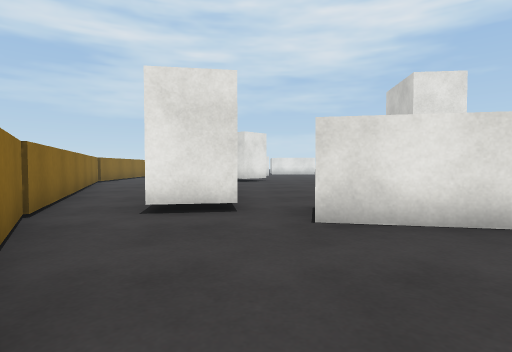
View 1 (above)

24 first-person views from a walk through a scene from a Unity 3-D project. The camera is 0.72 m above the floor, tilts 2° down and sees 80° across. The floor is counted in squares, 1 m on a side. Each view is taken from the middle of a square. On the plan, view 1 faces up. The plan holds only what a view shows up to about 10 squares ahead; the rest is blank. The place goes on beyond the plan. The player character is not drawn. Surface patterns are stand-ins for the level's own textures.

View 2
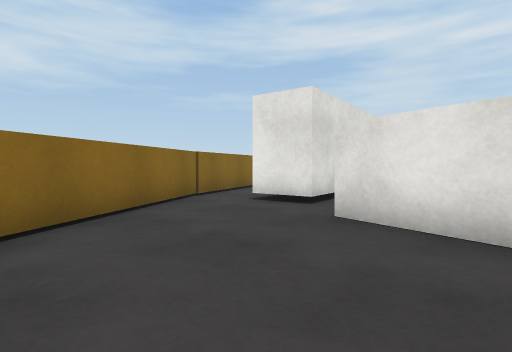

View 3
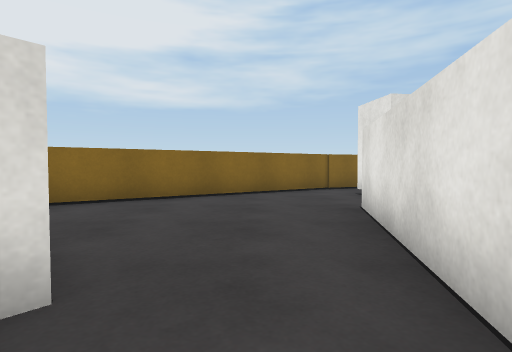

View 4
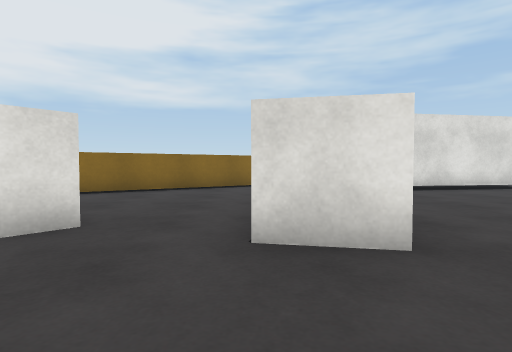

View 5
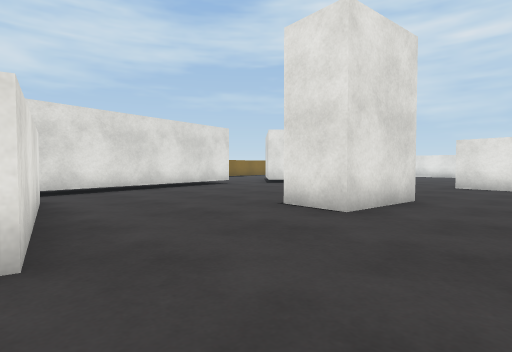

View 6
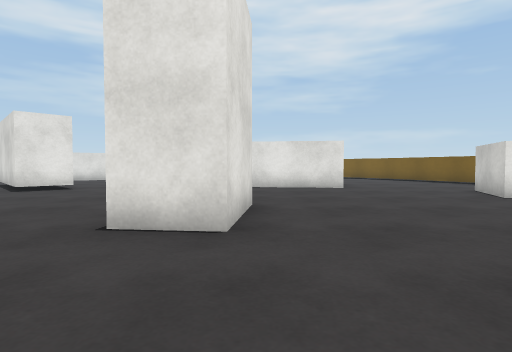

View 7
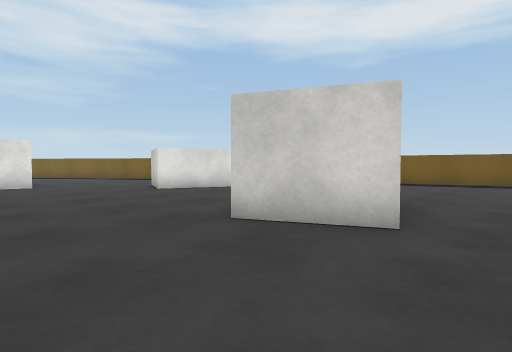

View 8
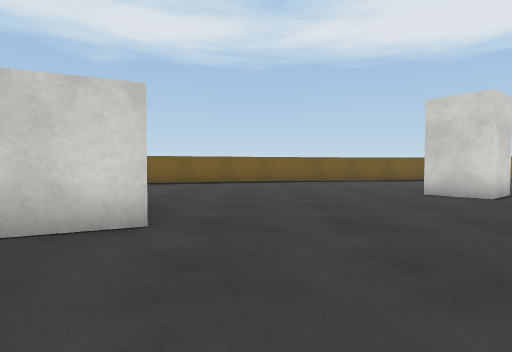

View 9
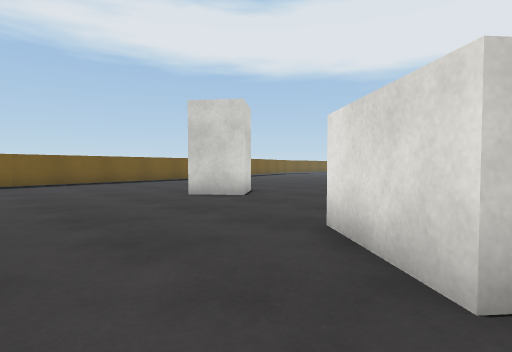

View 10
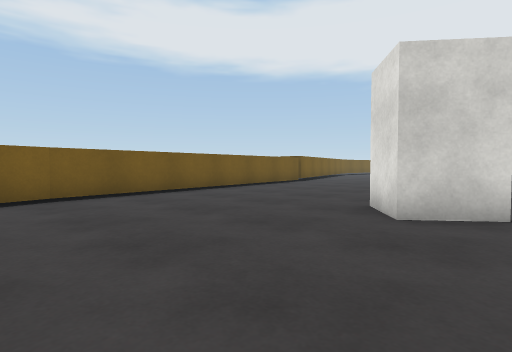

View 11
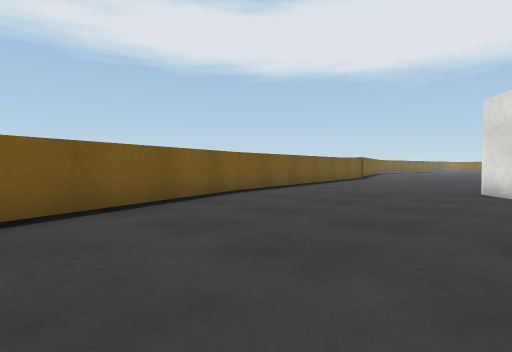

View 12
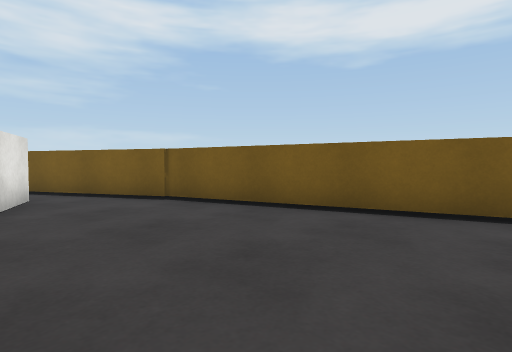

View 13
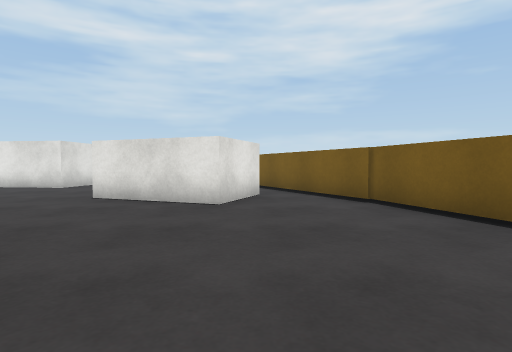

View 14
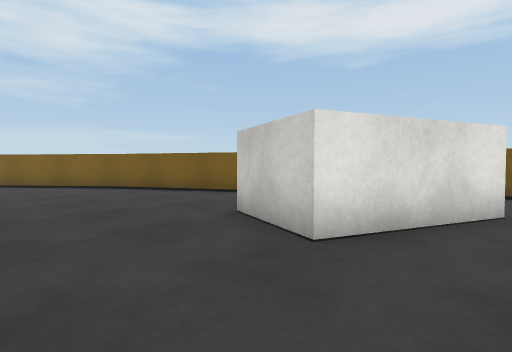

View 15
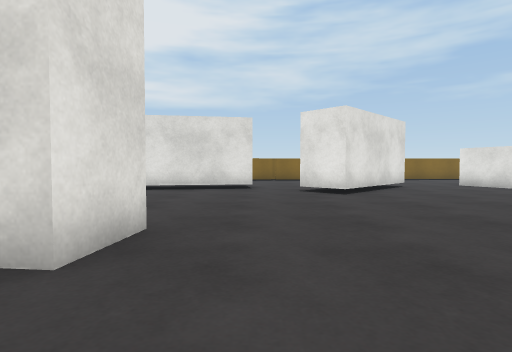

View 16
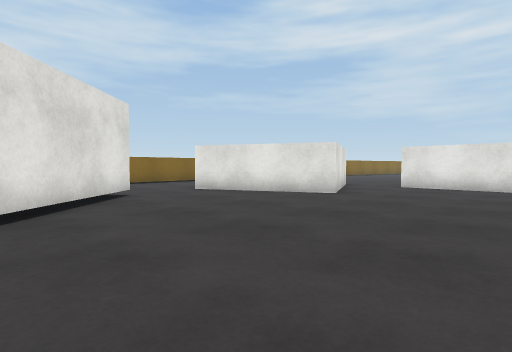

View 17
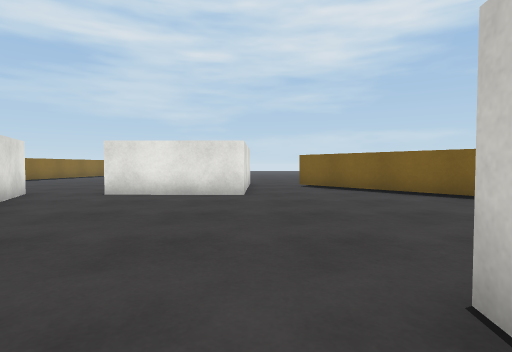

View 18
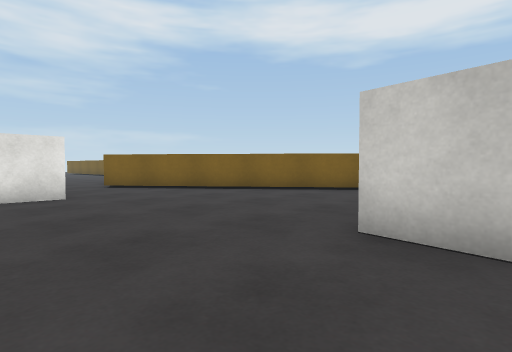

View 19
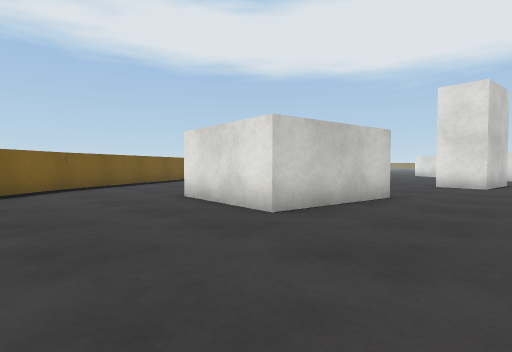

View 20
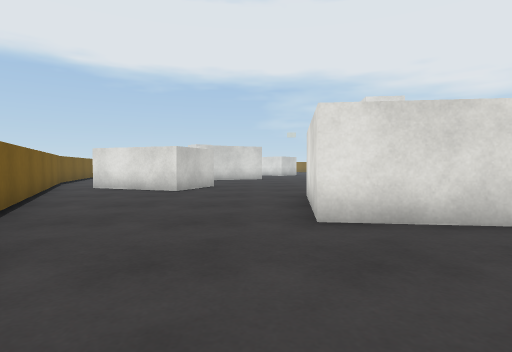

View 21
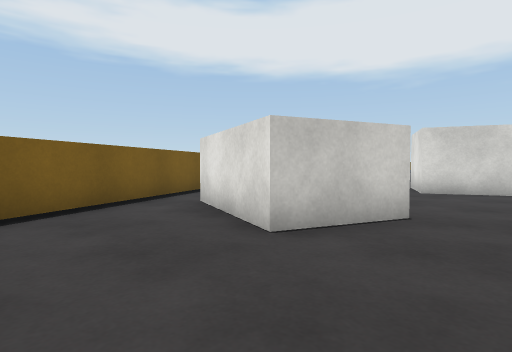

View 22
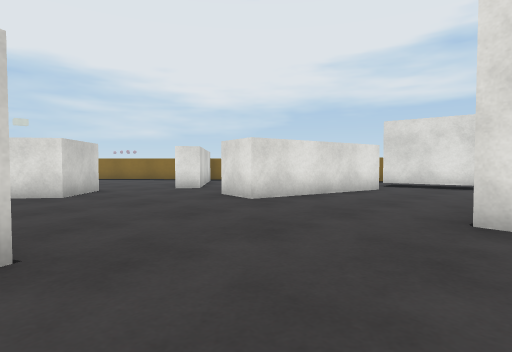

View 23
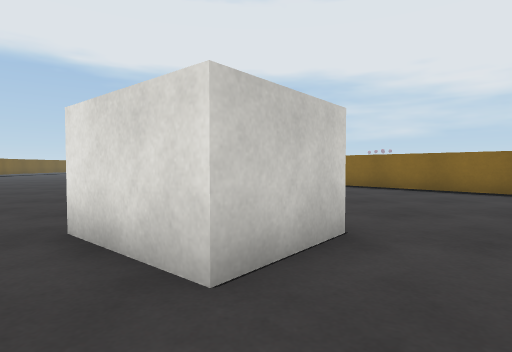

View 24
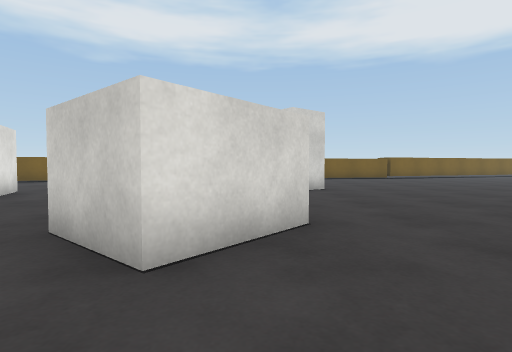

### Floor plan
Points are (right, up) in squares from view 1. A wall is a line through its corners. A room is listed if a view was taken in it or the views show most of it. See-through windows are left out.
Room 1 (views 1, 2)
walls: (3.7, 3.2) (0.7, 3.8); (-0.3, 4.8) (-1.8, 4.5); (-3.2, 4.2) (0.6, -1.7)
ways out: opening at (0, 5) to room 2; opening at (4.5, 1.5) to room 2; opening at (-3, 5)
Room 2 (views 3, 4, 5, 6, 7, 8, 9, 10, 11, 12, 13, 14, 15, 16, 17, 18, 19, 20, 21, 22, 23, 24)
walls: (11.4, 11.7) (12.2, 13.6) (15.1, 12.5) (14.3, 10.5) (11.4, 11.7); (8.8, 14.7) (5.7, 15.1) (6.1, 18.5) (9.2, 18.2) (8.8, 14.7); (10.6, 4.2) (9.7, 6.2) (12.5, 7.5) (13.4, 5.6) (12.1, 5); (4.9, 3) (3.7, 3.2); (17.2, 10.8) (12.6, 19.8); (1, 5.2) (5.5, 4.3) (5.2, 2.9); (4.4, 1) (5.1, 0.4); (12.6, 19.7) (6.5, 27.4); (-1.4, 11.9) (-0.3, 4.8); (-2.4, 17.1) (0.5, 14.2) (-0.5, 13.2); (20.1, 1.6) (17.2, 10.9); (0.3, 22.3) (0.9, 21) (-0.9, 20.2); (4.7, 26.4) (4.7, 24.4) (1.2, 24.5); (20.7, -3.5) (20, 1.7)
ways out: opening at (0, 5) to room 1; opening at (4.5, 1.5) to room 1; opening at (-1.5, 12.5); opening at (-1.5, 18.5); opening at (1, 23.5)
objects: other object (5, 9) to (6, 11); other object (7, -1) to (10, 1); other object (14, -3) to (15, -1)

Where each view was taken, in squares from view 1:
view 1: 0 up, 0 right, facing up
view 2: 0 up, 3 right, facing up-left
view 3: 2 up, 6 right, facing left
view 4: 3 up, 8 right, facing left
view 5: 4 up, 8 right, facing up-left
view 6: 5 up, 6 right, facing up
view 7: 3 up, 7 right, facing up-right
view 8: 3 up, 7 right, facing right
view 9: 3 up, 8 right, facing down-right
view 10: 3 up, 13 right, facing down-right
view 11: 7 up, 14 right, facing down-right
view 12: 5 up, 14 right, facing up-right
view 13: 5 up, 15 right, facing up
view 14: 10 up, 9 right, facing up-right
view 15: 12 up, 8 right, facing left
view 16: 14 up, 5 right, facing up-left
view 17: 17 up, 5 right, facing up
view 18: 17 up, 3 right, facing up-right
view 19: 22 up, 3 right, facing down-right
view 20: 22 up, 10 right, facing down
view 21: 16 up, 10 right, facing down-right
view 22: 9 up, 10 right, facing down-left
view 23: 3 up, 8 right, facing down
view 24: 1 down, 5 right, facing right
